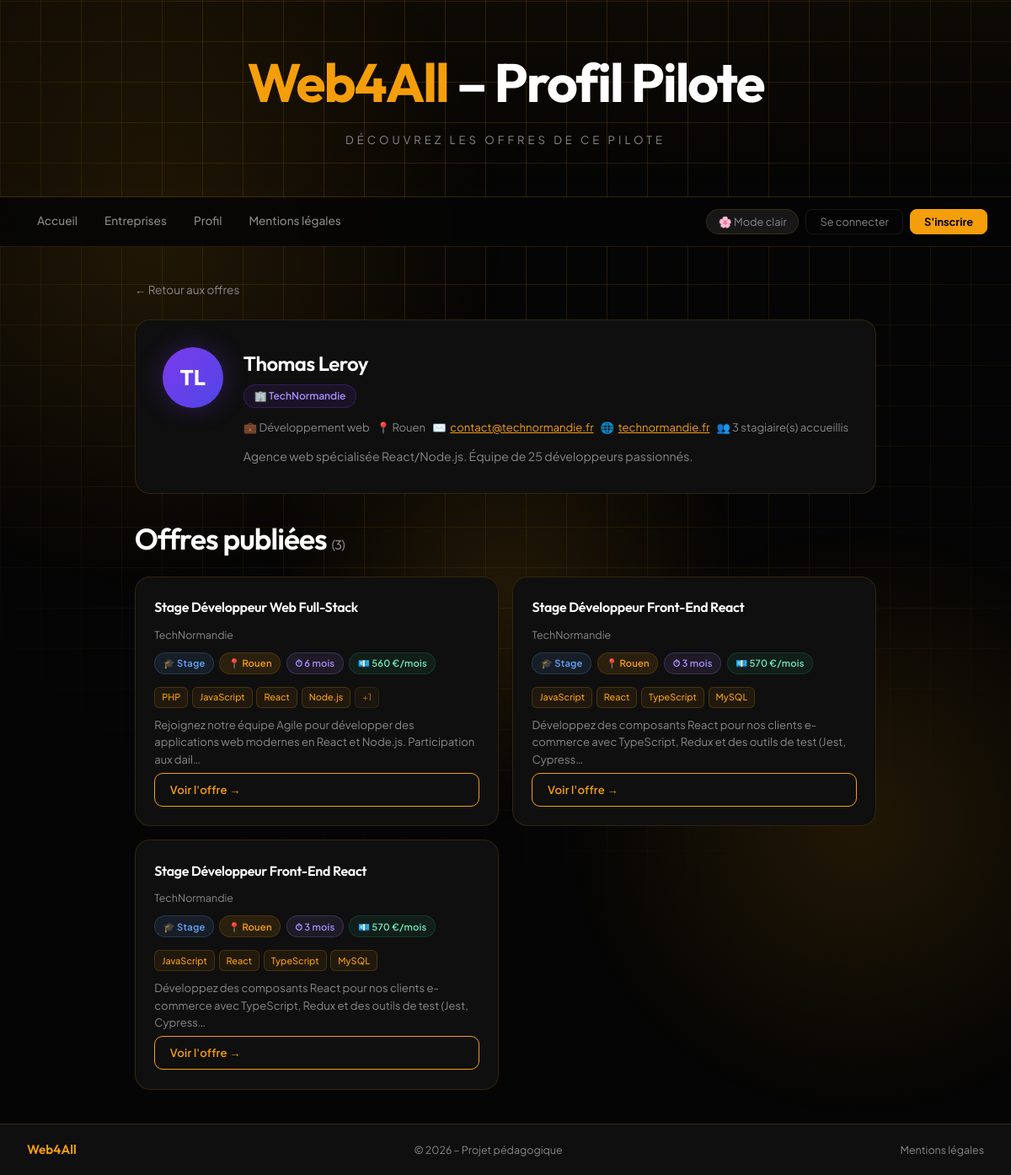
Page /pilote_profil.php?id=2 on the earlier database version.
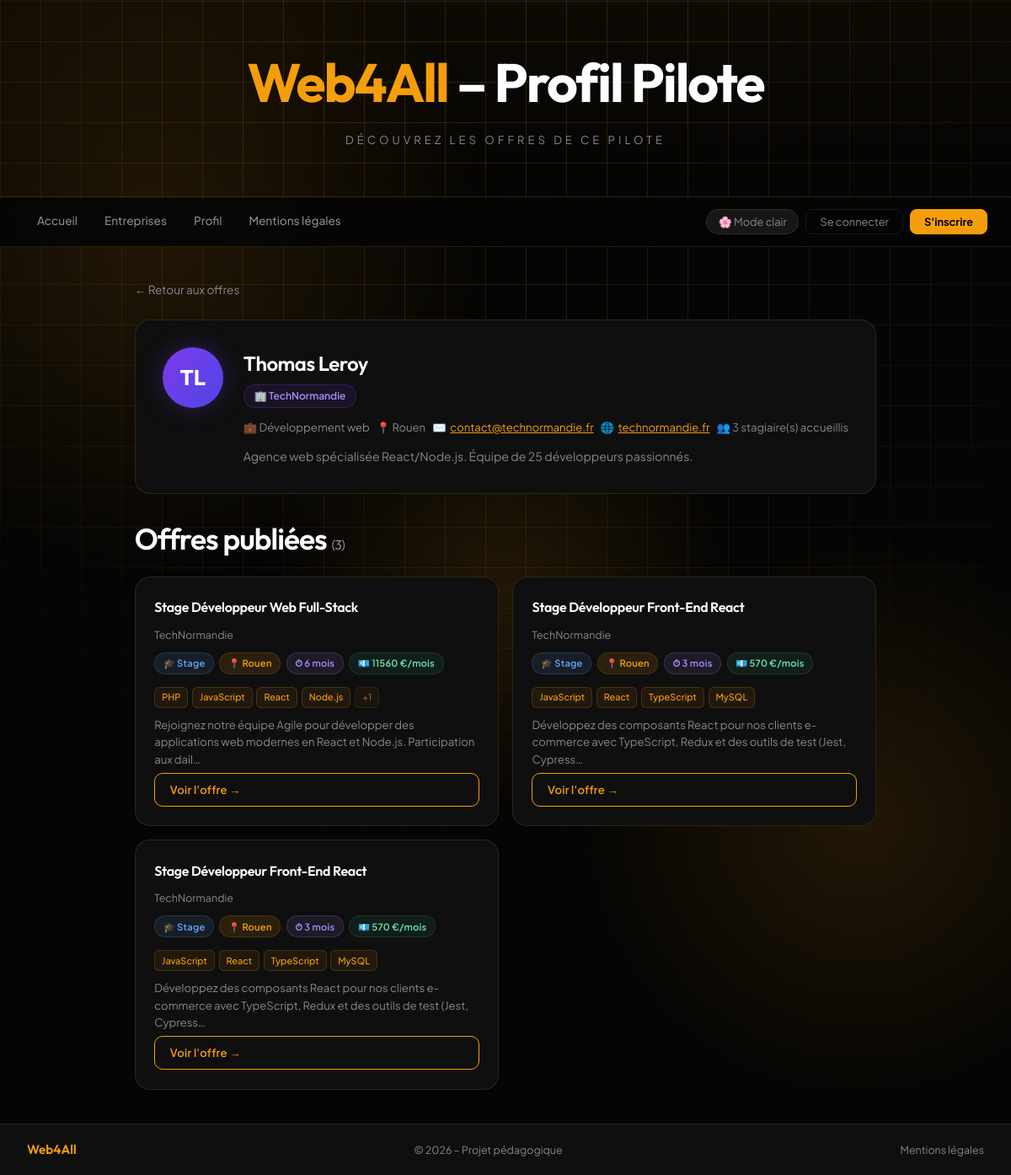
Same page on the later database version.
### tables this page shows
CREATE TABLE `utilisateurs` (
  `id` int(11) NOT NULL,
  `prenom` varchar(80) NOT NULL,
  `nom` varchar(80) NOT NULL,
  `email` varchar(180) NOT NULL,
  `password` varchar(255) NOT NULL,
  `role` enum('etudiant','pilote','admin') NOT NULL DEFAULT 'etudiant',
  `promotion_id` int(11) DEFAULT NULL,
  `entreprise_id` int(11) DEFAULT NULL,
  `nom_entreprise_demande` varchar(200) DEFAULT NULL,
  `statut` enum('actif','en_attente','suspendu') NOT NULL DEFAULT 'actif',
  `cv_path` varchar(255) DEFAULT NULL,
  `created_at` datetime NOT NULL DEFAULT current_timestamp(),
  `updated_at` datetime NOT NULL DEFAULT current_timestamp() ON UPDATE current_timestamp(),
  `reset_token` varchar(64) DEFAULT NULL,
  `reset_token_expires` datetime DEFAULT NULL
);

CREATE TABLE `entreprises` (
  `id` int(11) NOT NULL,
  `nom` varchar(200) NOT NULL,
  `secteur` varchar(150) DEFAULT NULL,
  `adresse` varchar(255) DEFAULT NULL,
  `ville` varchar(100) DEFAULT NULL,
  `code_postal` varchar(10) DEFAULT NULL,
  `pays` varchar(80) DEFAULT 'France',
  `email_contact` varchar(180) DEFAULT NULL,
  `telephone` varchar(30) DEFAULT NULL,
  `site_web` varchar(255) DEFAULT NULL,
  `description` text DEFAULT NULL,
  `nb_stagiaires` int(11) DEFAULT 0,
  `created_at` datetime NOT NULL DEFAULT current_timestamp(),
  `updated_at` datetime NOT NULL DEFAULT current_timestamp() ON UPDATE current_timestamp()
);

CREATE TABLE `offres` (
  `id` int(11) NOT NULL,
  `titre` varchar(200) NOT NULL,
  `entreprise_id` int(11) NOT NULL,
  `lieu` varchar(100) NOT NULL,
  `type` enum('stage','alternance') NOT NULL,
  `description` text NOT NULL,
  `duree` varchar(80) DEFAULT NULL,
  `remuneration` varchar(80) DEFAULT NULL,
  `lat` decimal(9,6) DEFAULT NULL,
  `lng` decimal(9,6) DEFAULT NULL,
  `actif` tinyint(1) NOT NULL DEFAULT 1,
  `statut_validation` enum('validee','en_attente','refusee') NOT NULL DEFAULT 'validee',
  `created_by` int(11) DEFAULT NULL,
  `created_at` datetime NOT NULL DEFAULT current_timestamp(),
  `updated_at` datetime NOT NULL DEFAULT current_timestamp() ON UPDATE current_timestamp()
);

### php/config.php (called while the page is built, shortened)
<?php
function e(string $s):string { return htmlspecialchars($s,ENT_QUOTES,'UTF-8'); }

### pilote_profil.php (the view, shortened to what this page needs)
<?php
require_once 'php/config.php';
$piloteId=(int)($_GET['id']??0);
$db=getDB();
$stmt=$db->prepare(
  'SELECT u.id,u.prenom,u.nom,u.email,u.created_at,
          e.id AS entreprise_id,e.nom AS entreprise_nom,e.secteur,e.ville,e.code_postal,
          e.email_contact,e.telephone,e.site_web,e.description AS entreprise_desc,e.nb_stagiaires
   FROM utilisateurs u JOIN entreprises e ON e.id=u.entreprise_id
   WHERE u.id=? AND u.role="pilote" AND u.statut="actif"');
$stmt->execute([$piloteId]);
$pilote=$stmt->fetch();
$os=$db->prepare('SELECT o.*,e.nom AS entreprise FROM offres o JOIN entreprises e ON e.id=o.entreprise_id
                  WHERE o.created_by=? AND o.actif=1 AND o.statut_validation="validee" ORDER BY o.created_at DESC');
$os->execute([$piloteId]);
$offres=$os->fetchAll();
$initiales=strtoupper(substr($pilote['prenom'],0,1).substr($pilote['nom'],0,1));
?>
<!DOCTYPE html>
<html lang="fr">
<head>
  <link rel="stylesheet" href="css/style.css">
</head>
<body>
<header class="big-header">
  <h1><span class="accent">Web4All</span> – Profil Pilote</h1>
  <p class="header-sub">Découvrez les offres de ce pilote</p>
</header>
<nav class="navbar" id="navbar">
  <div class="nav-links" id="navLinks">
    <a href="index.php">Accueil</a>
    <a href="entreprises.php">Entreprises</a>
    <a href="profil.php">Profil</a>
    <a href="mention_legales.php">Mentions légales</a>
  </div>
  <div class="nav-right" id="navRight">
  </div>
</nav>
<main class="container main-content">
  <div style="display:flex;gap:.75rem;margin-bottom:1.5rem;flex-wrap:wrap">
  <a href="index.php" class="back-link" style="margin-bottom:0">← Retour aux offres</a>
</div>
  <div class="pilote-profile-header">
    <div class="pilote-avatar"><?=e($initiales)?></div>
    <div class="pilote-profile-info">
      <h1><?=e($pilote['prenom'].' '.$pilote['nom'])?></h1>
      <div class="pilote-entreprise-tag">🏢 <?=e($pilote['entreprise_nom'])?></div>
      <div class="pilote-meta">
        <?php if($pilote['secteur']): ?>
        <span class="pilote-meta-item">💼 <?=e($pilote['secteur'])?></span>
        <?php endif; ?>
        <?php if($pilote['ville']): ?>
        <span class="pilote-meta-item">📍 <?=e($pilote['ville'])?></span>
        <?php endif; ?>
        <?php if($pilote['email_contact']): ?>
        <span class="pilote-meta-item">✉️ <a href="mailto:<?=e($pilote['email_contact'])?>"><?=e($pilote['email_contact'])?></a></span>
        <?php endif; ?>
        <?php if($pilote['site_web']): ?>
        <span class="pilote-meta-item">🌐 <a href="<?=e($pilote['site_web'])?>" target="_blank" rel="noopener"><?=e(parse_url($pilote['site_web'],PHP_URL_HOST)?:$pilote['site_web'])?></a></span>
        <?php endif; ?>
        <?php if($pilote['nb_stagiaires']): ?>
        <span class="pilote-meta-item">👥 <?=(int)$pilote['nb_stagiaires']?> stagiaire(s) accueillis</span>
        <?php endif; ?>
      </div>
      <?php if($pilote['entreprise_desc']): ?>
      <p style="margin-top:.75rem;font-size:.88rem;color:var(--muted);max-width:600px;line-height:1.65"><?=e($pilote['entreprise_desc'])?></p>
      <?php endif; ?>
    </div>
  </div>
  <h1 style="margin-bottom:1rem">
    Offres publiées
    <span style="font-size:1rem;color:var(--muted);font-weight:400">(<?=count($offres)?>)</span>
  </h1>
  <?php if(empty($offres)): ?>
  <div class="empty-state">
    <span class="empty-icon">📋</span>
    <p>Ce pilote n'a pas encore publié d'offres.</p>
  </div>
  <?php else: ?>
  <div class="offres">
    <?php foreach($offres as $o): ?>
    <article class="offre-card" onclick="window.location.href='offre.php?id=<?=(int)$o['id']?>'" style="cursor:pointer">
      <h2><?=e($o['titre'])?></h2>
      <p class="offre-entreprise"><?=e($o['entreprise']??'')?></p>
      <div class="offre-meta">
        <span class="badge <?=$o['type']==='stage'?'badge-stage':'badge-alt'?>"><?=$o['type']==='stage'?'🎓 Stage':'🔄 Alternance'?></span>
        <span class="badge badge-lieu">📍 <?=e($o['lieu'])?></span>
        <?php if($o['duree']): ?><span class="badge badge-duree">⏱ <?=e($o['duree'])?></span><?php endif; ?>
        <?php if($o['remuneration']): ?><span class="badge badge-remun">💶 <?=e($o['remuneration'])?></span><?php endif; ?>
      </div>
      <?php if(!empty($o['competences'])): ?>
      <div class="offre-competences">
        <?php foreach(array_slice($o['competences'],0,4) as $c): ?>
        <span class="tag-comp"><?=e($c)?></span>
        <?php endforeach; ?>
        <?php if(count($o['competences'])>4): ?><span class="tag-comp tag-more">+<?=count($o['competences'])-4?></span><?php endif; ?>
      </div>
      <?php endif; ?>
      <p class="offre-desc"><?=e(substr($o['description'],0,120))?>…</p>
      <a class="btn" href="offre.php?id=<?=(int)$o['id']?>">Voir l'offre →</a>
    </article>
    <?php endforeach; ?>
  </div>
  <?php endif; ?>
</main>
<footer>
  <span class="footer-brand">Web4All</span>
  <span>© 2026 – Projet pédagogique</span>
  <a href="mention_legales.php">Mentions légales</a>
</footer>
</body>
</html>

Differences in the rows shown:
changed offres "Stage Développeur Web Full-Stack": remuneration "560 €/mois" → "11560 €/mois"
